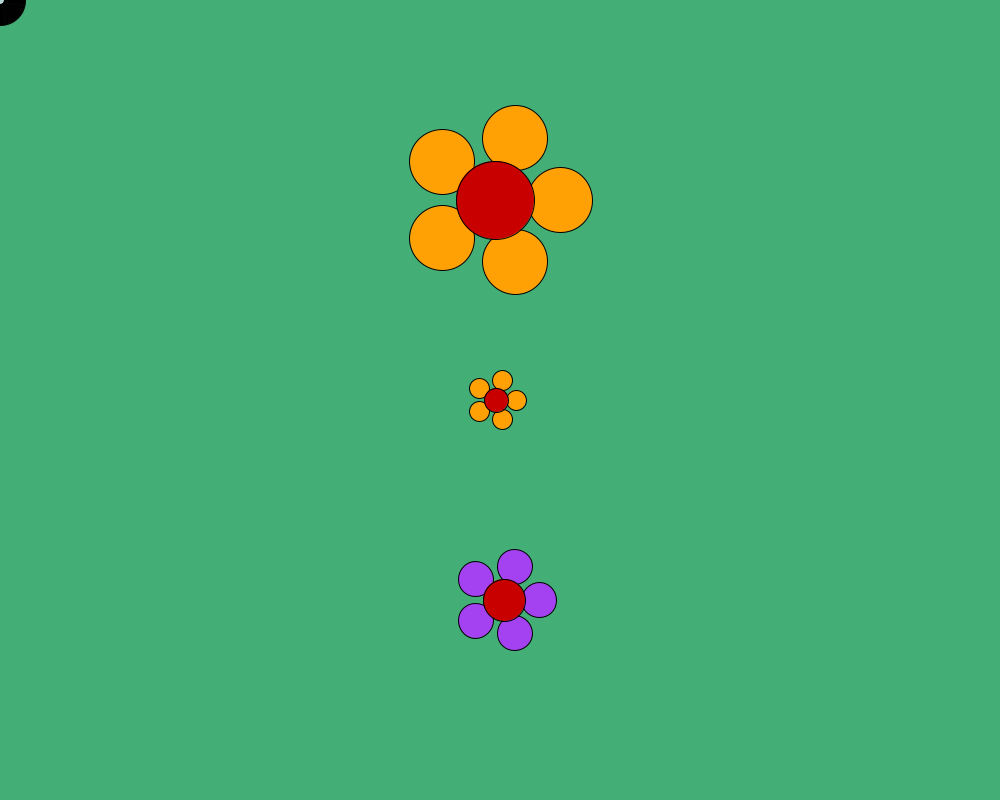
Frame 1 (no input)
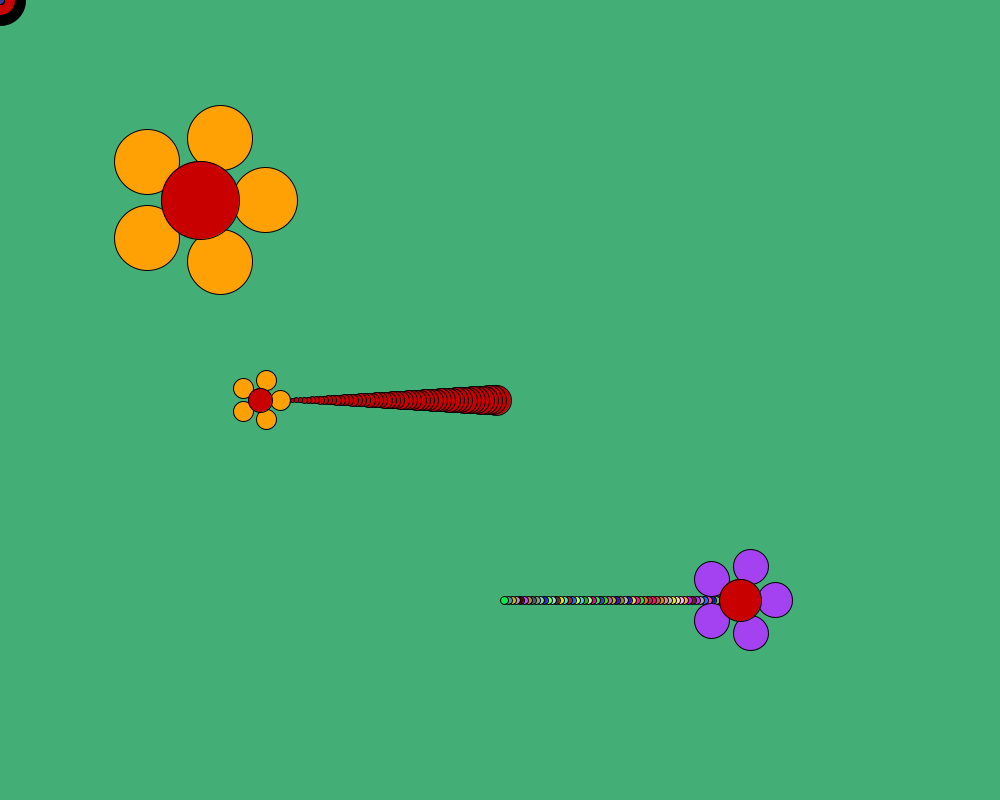
Frame 60 (the mouse pressed at the canvas centre just before this capture)
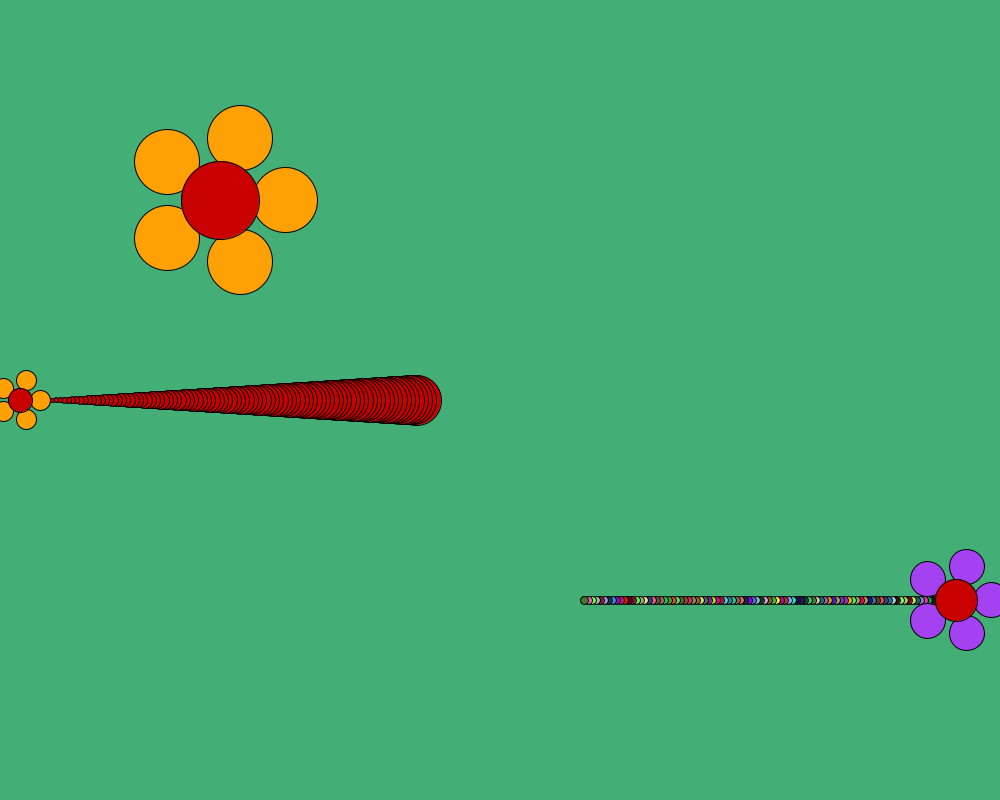
Frame 120 (the mouse held since frame 60 and released just before this capture)

The Processing sketch that drew these frames (run headless with seeded random() and noise(); from frame 60 on, the mouse is pressed at the canvas centre):

// Processing sketch: flowerObject
// ── flowerObject.pde
Flower f1;
Flower f2;
Flower f3;

void setup() {
  size(1000,800); // size, start pos x, start pos y
  f1 = new Flower(20,4,width/2,height/2);
  f2 = new Flower(35,-4,width/2,600,color(random(255),random(255),random(255)));
  f3 = new Flower(65,5,width/2,200);
}

void draw(){
  background(#43AF76);
  frameRate(60);
  f1.bounce();
  f1.move();
  f1.displayTail_2();
  f1.display();
  
  
  f2.bounce();
  f2.move();
  f2.displayTail_1();
  f2.display();
  
  f3.bounce();
  f3.move();
  f3.display();
}

// ── FlowerClass.pde
class Flower {
  int r;      
  float ballX;   
  float ballY;
  float x;
  float y;
  float yDirc = -1; // y direction
  float xDirc = -1; // x direction'
  float speed;
  color fillColor = #FFA005;
  int tailLength = 100;
  float[] tailXPos = new float [tailLength];
  float[] tailYPos = new float [tailLength];
  int indexPosition = 0;


  Flower(int radius, float speed, float xLocation, float yLocation) {
    this.speed = speed;
    r = radius;
    x = xLocation;
    y = yLocation;
  }
  Flower(int radius, float speed, float xLocation, float yLocation, int rColor) {
    this.speed = speed;
    r = radius;
    x = xLocation;
    y = yLocation;
    fillColor = rColor;
  }

  void move() {  // function for moving the object
    x = x + (speed * xDirc);
    // y = y + (speed * yDirc);
  }

  void bounce() { //collision with wall
    if (x > width-r || x < r || y > height || y < 0) xDirc = xDirc*-1; //bouncing on x-axis
  }

  void displayTail_1() {
    for (int i = tailLength - 1; 
      i > 0; 
      i --) {
      tailXPos[i] = tailXPos[i-1];
      tailYPos[i] = tailYPos[i-1];
    }

    tailXPos[0] = x;
    tailYPos[0] = y;


    for (int i = 0; i < tailLength; i++) {
      fill(color(random(255), random(255), random(255)));
      circle(tailXPos[i], tailYPos[i], r/4);
    }
  }

  /*
    int tailLength = 100;
   float[] tailXPos = new float [tailLength];
   float[] tailYPos = new float [tailLength];
   int indexPosition = 0;
   */
  void displayTail_2() {
    tailXPos[indexPosition]= x;
    tailYPos[indexPosition]= y;
    indexPosition = (indexPosition + 1) % tailLength;
    for (int i = 0; i < tailLength; i++) {
      int pos = (indexPosition + i) % tailLength;
      float radius = (tailLength-i) / 2;
      ellipse(tailXPos[pos],tailYPos[pos],radius,radius);
    }
  }

  void display() {
    fill(fillColor);
    for (float i=0; i<PI*2; i+=2*PI/5) {
      ballX=r*cos(i);
      ballY=r*sin(i);
      ellipse(x+ballX, y+ballY, r, r);
    }
    fill(200, 0, 0);
    ellipse(x, y, r*1.2, r*1.2);
  }
}
